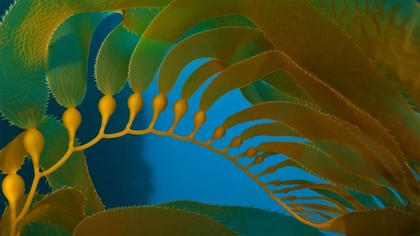
%> input picture matlab/v2/img/2.jpg, 420 x 236 px, shrunk from 682 x 384 before the run
$ octave a_drawing_5.m   (GNU Octave 9; MATLAB toolbox functions it lacks are replaced by stand-ins)
%> lines starting %> are read from the running program, lines starting %| are printed output that depends on the picture; in (x1, y1, x2, y2) boxes, pixels count from 0 and x2, y2 are one past the last pixel; in counts of white or black regions, pixels touching at a corner belong together; the program's own positions count from 1
### matlab/v2/f_rgb2gray.m
function Gray = f_rgb2gray(I)

    R = uint16(I(:,:,1));
    G = uint16(I(:,:,2));
    B = uint16(I(:,:,3));

    % Gray = R*0.299 + G*0.587 + B*0.114;   % 经验参数

    Gray = uint8((R*77 + G*150 + B*29) / 256);  % 定点化近似

end

### matlab/v2/f_sobel.m
function [i_sobel, Gx, Gy] = f_sobel(I)

    [ROW,COL] = size(I);

    Gx = f_conv(I,[-1 0 1; -2 0 2; -1 0 1]) / 8;   % 采用非标准Sobel算子,45°方向朝右下
    Gy = f_conv(I,[-1 -2 -1; 0 0 0; 1 2 1]) / 8;   % -127 ~ 127

    i_sobel = uint8((abs(Gx) + abs(Gy)));                       % 0 ~ 255

    i_sobel(1,:)       = 0;
    i_sobel(ROW - 1,:) = 0;
    i_sobel(:,1)       = 0;
    i_sobel(:,COL)     = 0;

end

### matlab/v2/f_conv.m
function img = f_conv(img_in, convCore)

    [ROW,COL] = size(img_in);
    I = double(img_in);
    cv = f_get_px9(double(convCore),2,2);

    img = zeros(ROW,COL);

    for r = 2:ROW-1
        for c = 2:COL-1
            p = f_get_px9(I,r,c);
            img(r,c) = sum(p.*cv);
        end
    end

end

### matlab/v2/f_get_px9.m
function p = f_get_px9(I,r,c)
    p = zeros(9,1);
    p(1) = I(r-1,c-1); p(2) = I(r-1,c); p(3) = I(r-1,c+1);
    p(4) = I(r  ,c-1); p(5) = I(r  ,c); p(6) = I(r  ,c+1);
    p(7) = I(r+1,c-1); p(8) = I(r+1,c); p(9) = I(r+1,c+1);
end

### matlab/v2/a_drawing_5.m
clc; clear; close all;

% 读取图片（i_orig = img_original）
i_orig = imread('./img/2.jpg');
%> i_orig is the input picture: size 236x420x3 uint8; mean R, G, B 59.7, 79.6, 42.1

% RGB转灰度
i_gray = f_rgb2gray(i_orig);
%> in f_rgb2gray, `R = uint16(I(:,:,1));`:
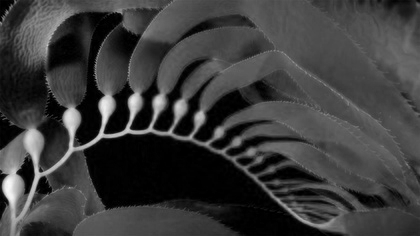
%> R: size 236x420 uint16; min 0, max 250, mean 59.7
%> in f_rgb2gray, `B = uint16(I(:,:,3));`:
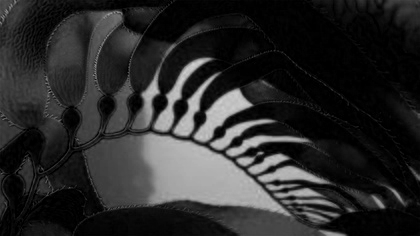
%> B: size 236x420 uint16; min 0, max 209, mean 42.1
%> in f_rgb2gray, `Gray = uint8((R*77 + G*150 + B*29) / 256);`:
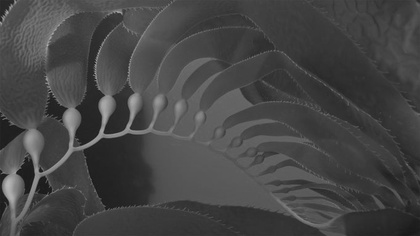
%> Gray: size 236x420 uint8; min 21, max 184, mean 69.4

% sobel算子计算xy梯度幅值
[i_sobel, ~, ~] = f_sobel(i_gray);
%> call 2 of f_conv, with convCore = [-1 -2 -1; 0 0 0; 1 2 1]
%> after the loop in f_conv (call 2), `for r = 2:ROW-1`:
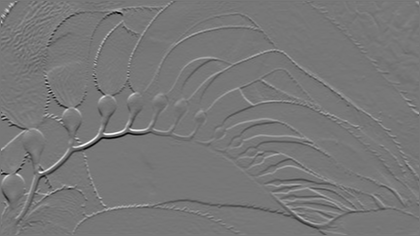
%> img: size 236x420 double; min -413, max 464, mean -0.7; drawn with min black and max white
%> in f_sobel, `i_sobel(ROW - 1,:) = 0;`: i_sobel: size 236x420 uint8; min 0, max 88, mean 4.6; mean of the top-left, top-right, bottom-left and bottom-right quarters 5.7, 2.8, 5.9, 4

% 不同阈值的Sobel
a = [5, 9, 13, 17, 21];
sobel = cat(5, i_sobel, i_sobel, i_sobel, i_sobel, i_sobel);

subplot(2,3,1); imshow(i_gray);

a = 3;
step = 4;

for x = 1 : 5
    A = sobel(:,:,x);
    A(A >= a) = 255;
    A(A < a) = 0;
    sobel(:,:,x) = A;
    subplot(2,3,x+1); imshow(255-sobel(:,:,x));
    a = a + step;
end
%> this loop made 5 passes
%> pass 1, `imshow(255-sobel(:,:,x))`:
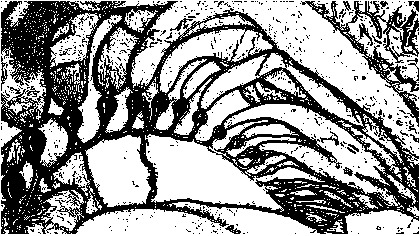
%> displayed picture: size 236x420, on the screen's scale of 0 to 255; 59.5% white; 665 black regions (645 under 20 px), largest, box (x1, y1, x2, y2) and area: (1, 1, 419, 234) 34863, (301, 1, 419, 127) 2874, (1, 56, 8, 91) 95
%> after the loop:
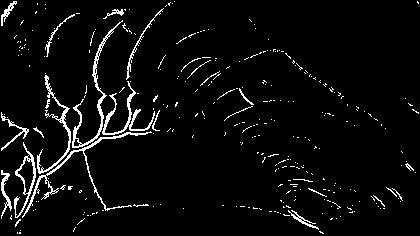
%> A: size 236x420 uint8; 4.6% white in thin lines or dots
%> after the loop, a = 23
%> after the loop:
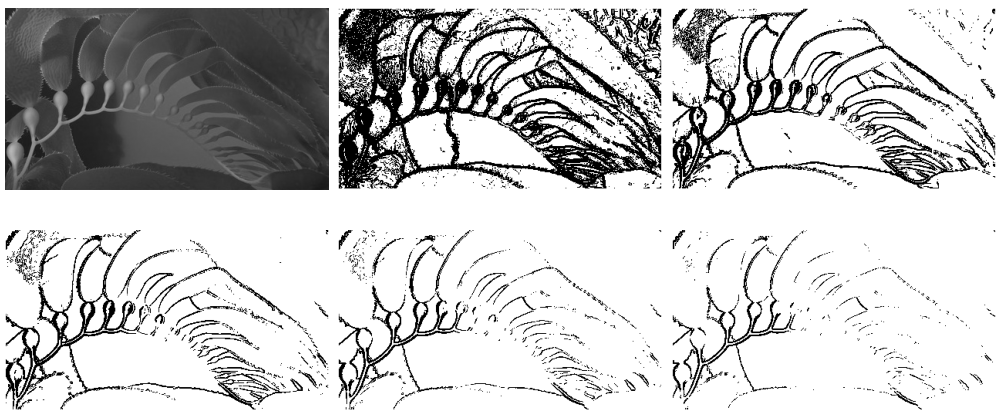
%> figure redrawn from the program's plot data, 6 panels

$ run again, with matlab/v2/img/1.jpg copied over matlab/v2/img/2.jpg
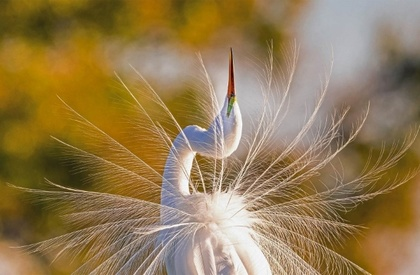
%> input picture matlab/v2/img/1.jpg, 420 x 275 px, shrunk from 640 x 419 before the run
%> i_orig is the input picture: size 275x420x3 uint8; mean R, G, B 147.7, 123.3, 81.6
%> the loop `for x = 1 : 5` made 5 passes
%> pass 1, `imshow(255-sobel(:,:,x))`:
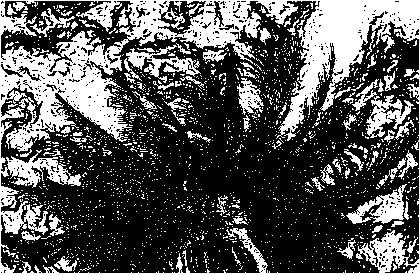
%> displayed picture: size 275x420, on the screen's scale of 0 to 255; 33.4% white; 2048 white regions (1966 under 20 px), largest, box (x1, y1, x2, y2) and area: (0, 0, 420, 275) 26083, (346, 184, 407, 224) 1005, (126, 45, 201, 83) 906
%> after the loop `for x = 1 : 5`:
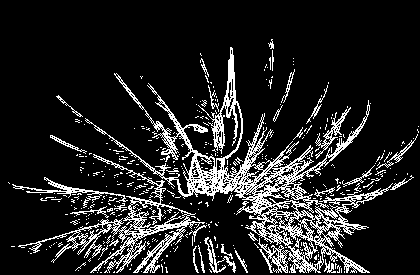
%> A: size 275x420 uint8; 13.9% white in thin lines or dots, all inside (x1, y1, x2, y2) = (8, 39, 419, 273)
%> after the loop `for x = 1 : 5`: a = 23
